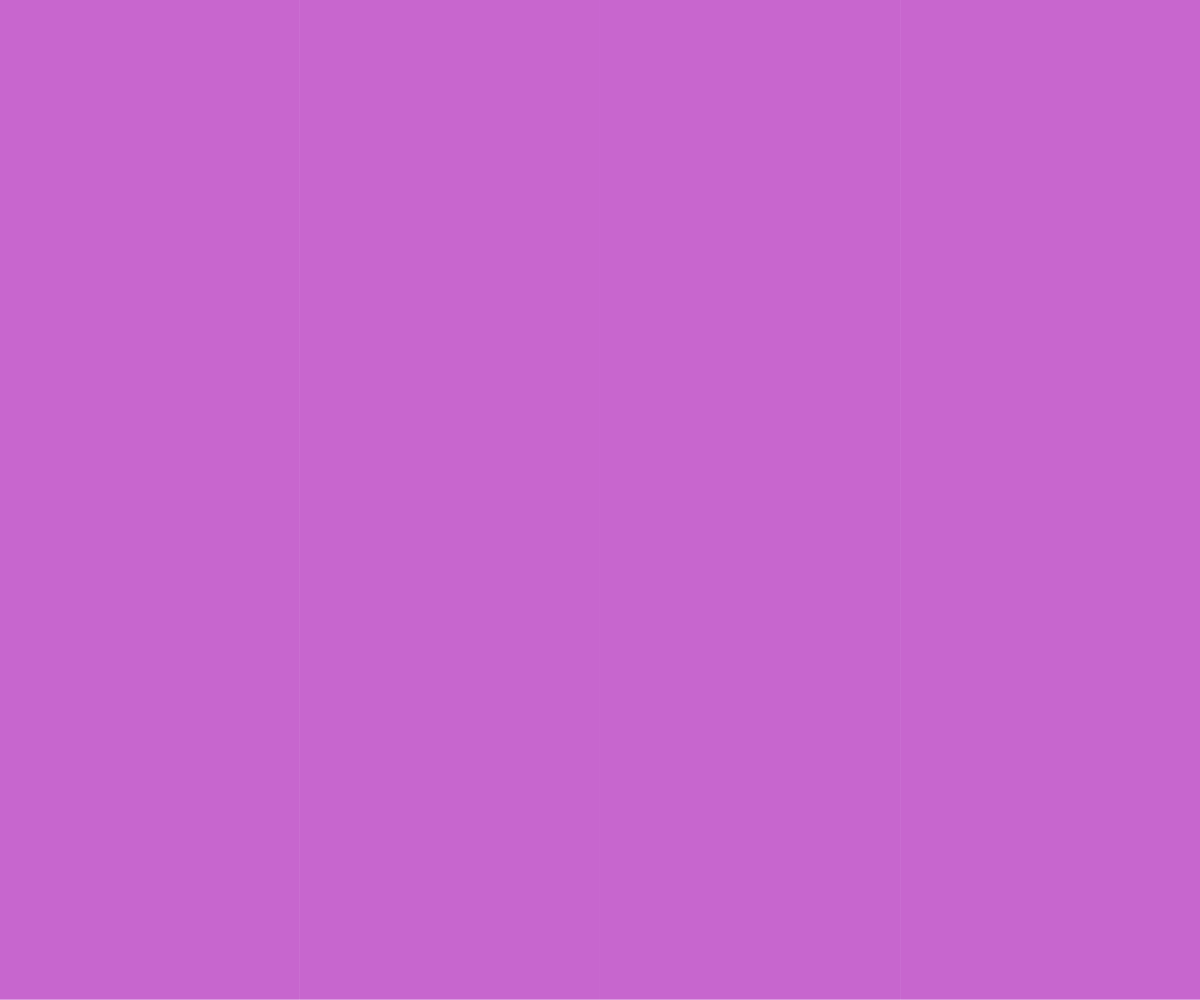
Frame 1 (no input)
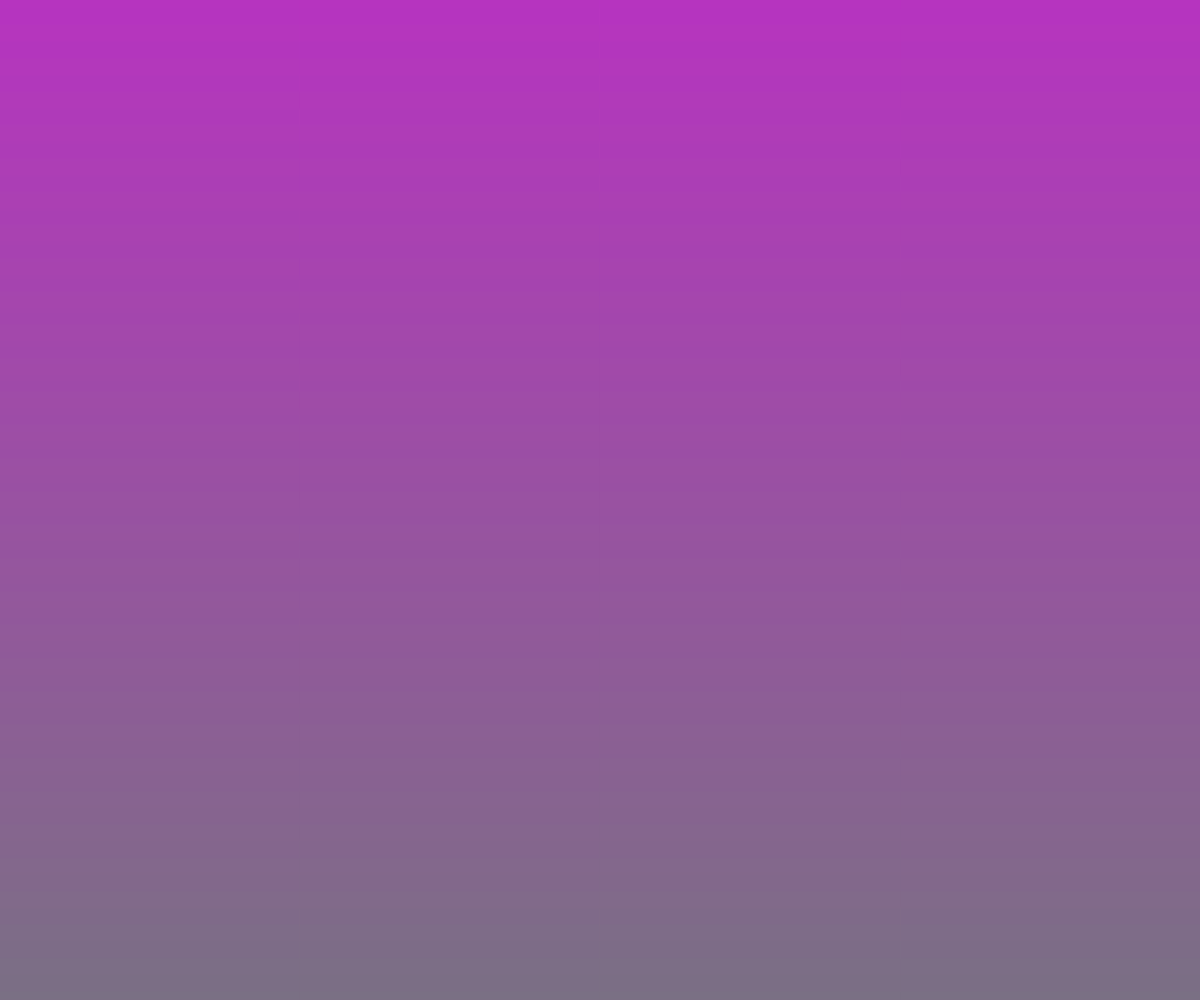
Frame 60 (no input)
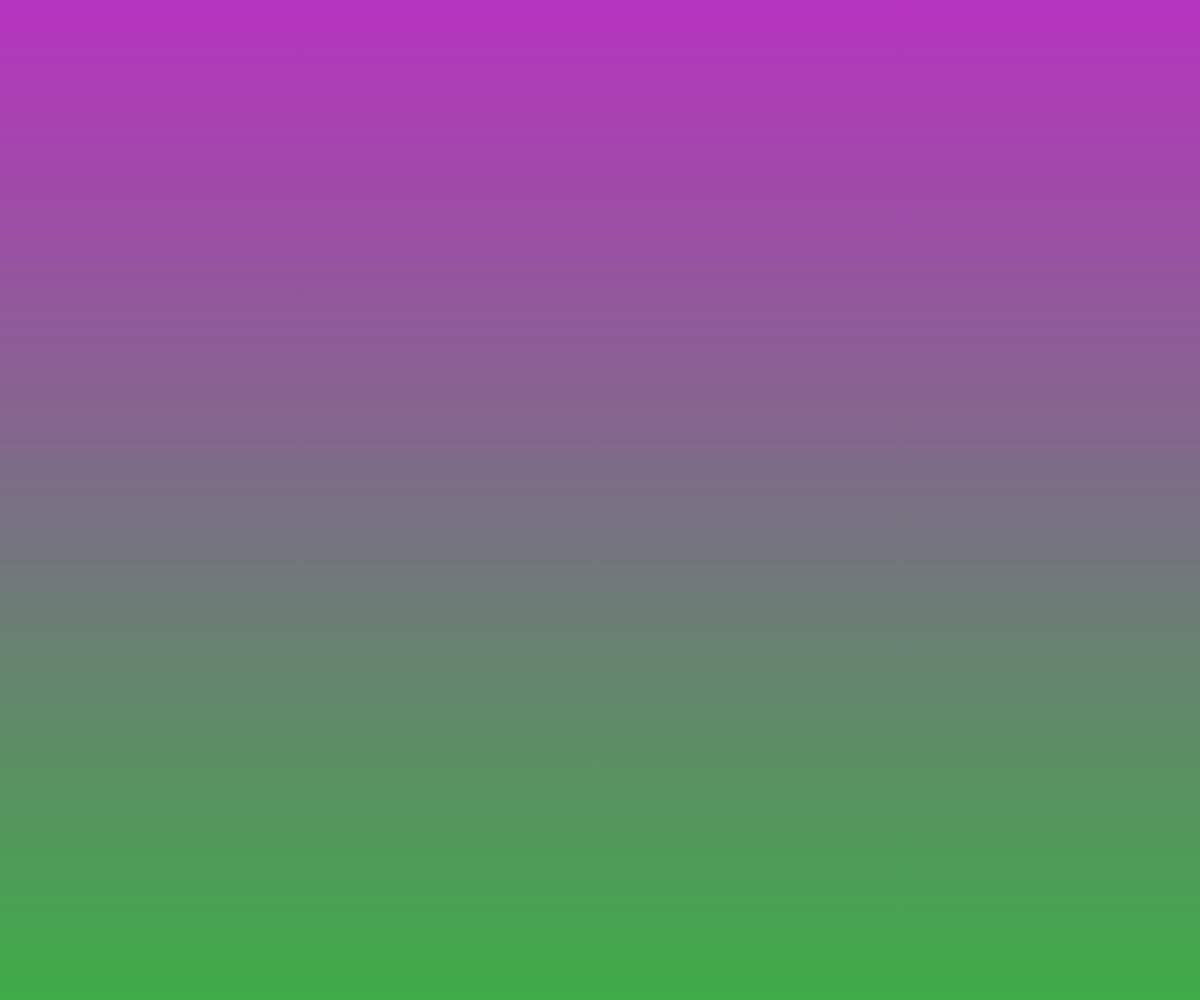
Frame 120 (the mouse pressed at the canvas centre since frame 60)

The p5.js sketch that drew these frames (run headless with seeded random() and noise() and a simulated clock; from frame 60 on, the mouse is pressed at the canvas centre):

// p5.js sketch
// ── sketch.js
let c1,c2;
var offset = 0;

let x = 0, y = 0;
let direction = 0;
let colors = [];

let colorDir = [-1, 1, -1];

function setup() {
  createCanvas(windowWidth, windowHeight);
  
  colors[0] = parseInt(random(0,256));
  colors[1] = parseInt(random(0,256));
  colors[2] = parseInt(random(0,256));
  c1 = color(colors[0],colors[1],colors[2])
  
  
}
function draw() {
  if (direction <= 50) {
    direction += 1;
    x += 1;
    y += 0;
  } else if ( direction > 50 && direction <= 100) {
    direction += 1;
    x += 1;
    y += 1;
  } else if (direction > 100 && direction <= 150) {
    direction += 1;
    x += 0;
    y += 1;
  } else {
    direction = 0;
  }
  for (let j = 0; j < colors.length; j++) {
    if ((colors[j] < 256 && colors[j] >= 0)) {
      colors[j] += colorDir[j];
    } else {
      colorDir[j] *= -1;
      colors[j] += colorDir[j];
    }
  }
    
  c2 = color(colors[0],colors[1],colors[2])
  
  for(let y=0; y<height; y++){
    n = map(y,0,height,0,1);
    let newc = lerpColor(c1,c2,n);
    stroke(newc);
    line(0,y,width, y);
  }

}
